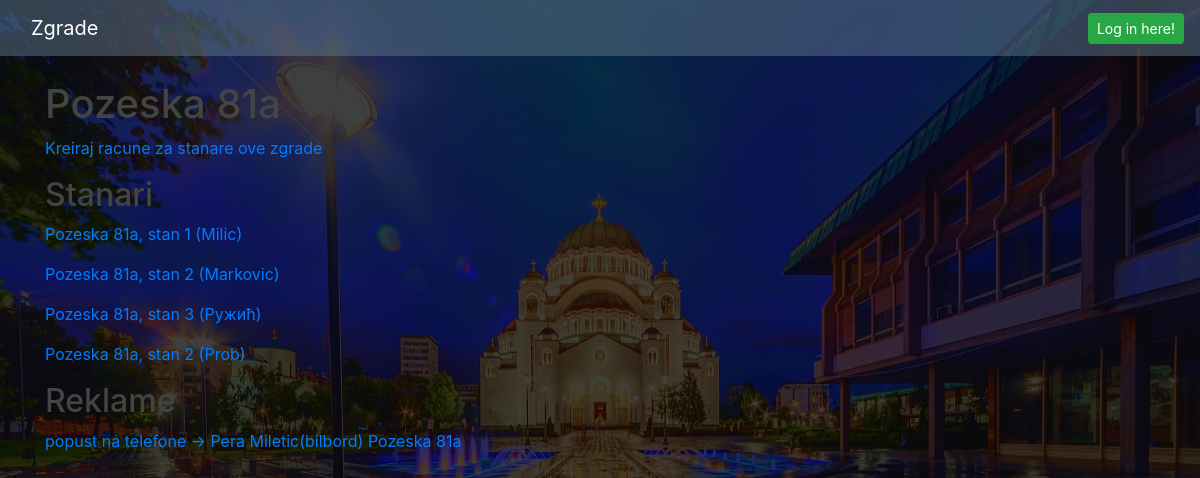
/zgrade/1/, run on the app's committed database.
### blog/models.py (models this page shows)
class Zgrada(models.Model):
    ulica = models.CharField(max_length=255)
    broj = models.CharField(max_length=255)
    def __str__(self):
        return self.ulica + ' ' + self.broj

class Stanar(models.Model):
    user = models.OneToOneField(User, on_delete= models.CASCADE)
    zgrada = models.ForeignKey(Zgrada, on_delete=models.CASCADE, related_name='stanari')
    prezime = models.CharField(max_length=255)
    brojStana = models.IntegerField()
    mesecniIznos = models.DecimalField(decimal_places=2, max_digits=10)
    racunstanar = models.ManyToManyField(Period, through='RacunStanara')
    dugovanje = models.IntegerField(default = 0, verbose_name='dugovanje (rsd)')
    profile_pic = models.ImageField(null=True, blank=True, default= 'anonymous.jpg')
    def __str__(self):
        return  str(self.zgrada) + ', stan ' + str(self.brojStana) + ' (' + self.prezime + ')'

class Reklama(models.Model):
    oglasivac = models.ForeignKey(Oglasivac, on_delete=models.CASCADE, related_name='reklame')
    zgrada = models.ForeignKey(Zgrada, on_delete= models.CASCADE, related_name='reklame')
    ime = models.CharField(max_length=255)
    mesecniIznos = models.IntegerField()
    racunReklam = models.ManyToManyField(Period, through='RacunReklama')
    def __str__(self):
        return self.ime + ' -> ' + str(self.oglasivac) + ' ' + str(self.zgrada)

class Oglasivac(models.Model):
    user = models.OneToOneField(User, on_delete= models.CASCADE)
    imePrezime = models.CharField(max_length=255)
    tipOglasavanja = models.CharField(max_length=255)
    reklamaOglasivaca = models.ManyToManyField(Zgrada, through='Reklama')
    dugovanje = models.IntegerField(default = 0, verbose_name='dugovanje (rsd)')
    def __str__(self):
        return self.imePrezime + '(' + self.tipOglasavanja + ')'

### blog/views.py (the view)
# urls.py: path('zgrade/<int:pk>/', ZgradaDetailView.as_view(), name='zgrada-detail'),
class ZgradaDetailView(DetailView):
    model = Zgrada

### blog/templates/blog/zgrada_detail.html
{% extends "blog/base.html" %}
{% block content %}
    <h1>{{zgrada.ulica}} {{zgrada.broj}}</h1>
    <div>
        <p><a class="mr-2" href="{% url 'kreirajracune' zgrada.id %}"> Kreiraj racune za stanare ove zgrade </a></p>
    </div>
    <div>
        <h2>Stanari</h2>
        {% for stanar in zgrada.stanari.all %}
                <p><a class="mr-2" href="{% url 'stanar-detail' stanar.id %}">{{ stanar}}</a></p>
        {% endfor %}
    </div>
    <div>
        <h2>Reklame</h2>
        {% for reklama in zgrada.reklame.all %}
                <p><a class="mr-2" href="{% url 'reklama-detail' reklama.id %}">{{ reklama }}</a></p>
        {% endfor %}
    </div>
{% endblock content %}

### blog/static/blog/main.css (style rules this page uses)
body { background: #fafafa; color: #b25454; margin-top: 5rem; }
h1, h2, h3, h5, h6 { color: #444444; }

### blog/templates/blog/base.html (style rules this page uses)
body { background-color: rgba(40, 0, 0, 0.79) !important; background-image: url("../../static/blog/beograd.jpg"); background-repeat: repeat-y; height:800px; background-size: 100% 100%; background-blend-mode: color; }

### data on the page
Zgrada: ulica "Pozeska", broj "81a"
Stanar: zgrada+brojStana+prezime "Pozeska 81a, stan 1 (Milic)"
Stanar: zgrada+brojStana+prezime "Pozeska 81a, stan 2 (Markovic)"
Stanar: zgrada+brojStana+prezime "Pozeska 81a, stan 3 (Ружић)"
Stanar: zgrada+brojStana+prezime "Pozeska 81a, stan 2 (Prob)"
Reklama: ime+oglasivac+zgrada "popust na telefone -> Pera Miletic(bilbord) Pozeska 81a"
